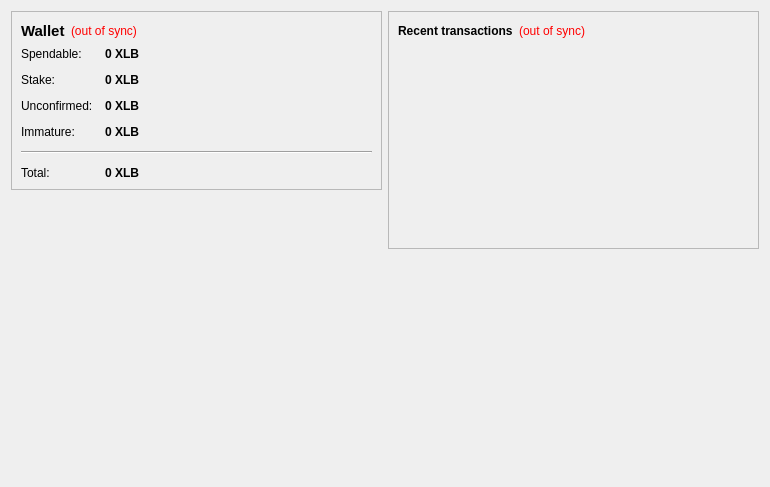
<?xml version="1.0" encoding="UTF-8"?>
<ui version="4.0">
 <class>OverviewPage</class>
 <widget class="QWidget" name="OverviewPage">
  <property name="geometry">
   <rect>
    <x>0</x>
    <y>0</y>
    <width>770</width>
    <height>487</height>
   </rect>
  </property>
  <property name="windowTitle">
   <string>Form</string>
  </property>
  <layout class="QHBoxLayout" name="horizontalLayout" stretch="1,1">
   <item>
    <layout class="QVBoxLayout" name="verticalLayout_2">
     <item>
      <widget class="QFrame" name="frame">
       <property name="frameShape">
        <enum>QFrame::StyledPanel</enum>
       </property>
       <property name="frameShadow">
        <enum>QFrame::Raised</enum>
       </property>
       <layout class="QVBoxLayout" name="verticalLayout_4">
        <item>
         <layout class="QHBoxLayout" name="horizontalLayout_4">
          <item>
           <widget class="QLabel" name="label_5">
            <property name="font">
             <font>
              <pointsize>11</pointsize>
              <weight>75</weight>
              <bold>true</bold>
             </font>
            </property>
            <property name="text">
             <string>Wallet</string>
            </property>
           </widget>
          </item>
          <item>
           <widget class="QLabel" name="labelWalletStatus">
            <property name="toolTip">
             <string>The displayed information may be out of date. Your wallet automatically synchronizes with the Libertycoin network after a connection is established, but this process has not completed yet.</string>
            </property>
            <property name="styleSheet">
             <string notr="true">QLabel { color: red; }</string>
            </property>
            <property name="text">
             <string notr="true">(out of sync)</string>
            </property>
            <property name="alignment">
             <set>Qt::AlignLeading|Qt::AlignLeft|Qt::AlignVCenter</set>
            </property>
           </widget>
          </item>
          <item>
           <spacer name="horizontalSpacer_2">
            <property name="orientation">
             <enum>Qt::Horizontal</enum>
            </property>
            <property name="sizeHint" stdset="0">
             <size>
              <width>40</width>
              <height>20</height>
             </size>
            </property>
           </spacer>
          </item>
         </layout>
        </item>
        <item>
         <layout class="QFormLayout" name="formLayout_2">
          <property name="fieldGrowthPolicy">
           <enum>QFormLayout::AllNonFixedFieldsGrow</enum>
          </property>
          <property name="horizontalSpacing">
           <number>12</number>
          </property>
          <property name="verticalSpacing">
           <number>12</number>
          </property>
          <item row="0" column="0">
           <widget class="QLabel" name="label">
            <property name="text">
             <string>Spendable:</string>
            </property>
           </widget>
          </item>
          <item row="0" column="1">
           <widget class="QLabel" name="labelBalance">
            <property name="font">
             <font>
              <weight>75</weight>
              <bold>true</bold>
             </font>
            </property>
            <property name="cursor">
             <cursorShape>IBeamCursor</cursorShape>
            </property>
            <property name="toolTip">
             <string>Your current spendable balance</string>
            </property>
            <property name="text">
             <string notr="true">0 XLB</string>
            </property>
            <property name="textInteractionFlags">
             <set>Qt::LinksAccessibleByMouse|Qt::TextSelectableByKeyboard|Qt::TextSelectableByMouse</set>
            </property>
           </widget>
          </item>
          <item row="1" column="0">
           <widget class="QLabel" name="label_6">
            <property name="text">
             <string>Stake:</string>
            </property>
           </widget>
          </item>
          <item row="1" column="1">
           <widget class="QLabel" name="labelStake">
            <property name="font">
             <font>
              <weight>75</weight>
              <bold>true</bold>
             </font>
            </property>
            <property name="cursor">
             <cursorShape>IBeamCursor</cursorShape>
            </property>
            <property name="toolTip">
             <string>Total of coins that was staked, and do not yet count toward the current balance</string>
            </property>
            <property name="text">
             <string notr="true">0 XLB</string>
            </property>
            <property name="textInteractionFlags">
             <set>Qt::LinksAccessibleByMouse|Qt::TextSelectableByKeyboard|Qt::TextSelectableByMouse</set>
            </property>
           </widget>
          </item>
          <item row="2" column="0">
           <widget class="QLabel" name="label_3">
            <property name="text">
             <string>Unconfirmed:</string>
            </property>
           </widget>
          </item>
          <item row="2" column="1">
           <widget class="QLabel" name="labelUnconfirmed">
            <property name="font">
             <font>
              <weight>75</weight>
              <bold>true</bold>
             </font>
            </property>
            <property name="cursor">
             <cursorShape>IBeamCursor</cursorShape>
            </property>
            <property name="toolTip">
             <string>Total of transactions that have yet to be confirmed, and do not yet count toward the current balance</string>
            </property>
            <property name="text">
             <string notr="true">0 XLB</string>
            </property>
            <property name="textInteractionFlags">
             <set>Qt::LinksAccessibleByMouse|Qt::TextSelectableByKeyboard|Qt::TextSelectableByMouse</set>
            </property>
           </widget>
          </item>
          <item row="3" column="0">
           <widget class="QLabel" name="labelImmatureText">
            <property name="text">
             <string>Immature:</string>
            </property>
           </widget>
          </item>
          <item row="3" column="1">
           <widget class="QLabel" name="labelImmature">
            <property name="font">
             <font>
              <weight>75</weight>
              <bold>true</bold>
             </font>
            </property>
            <property name="toolTip">
             <string>Mined balance that has not yet matured</string>
            </property>
            <property name="text">
             <string notr="true">0 XLB</string>
            </property>
            <property name="textInteractionFlags">
             <set>Qt::LinksAccessibleByMouse|Qt::TextSelectableByKeyboard|Qt::TextSelectableByMouse</set>
            </property>
           </widget>
          </item>
          <item row="4" column="0" colspan="2">
           <widget class="Line" name="line">
            <property name="orientation">
             <enum>Qt::Horizontal</enum>
            </property>
           </widget>
          </item>
          <item row="5" column="0">
           <widget class="QLabel" name="labelTotalText">
            <property name="text">
             <string>Total:</string>
            </property>
           </widget>
          </item>
          <item row="5" column="1">
           <widget class="QLabel" name="labelTotal">
            <property name="font">
             <font>
              <weight>75</weight>
              <bold>true</bold>
             </font>
            </property>
            <property name="cursor">
             <cursorShape>IBeamCursor</cursorShape>
            </property>
            <property name="toolTip">
             <string>Your current total balance</string>
            </property>
            <property name="text">
             <string notr="true">0 XLB</string>
            </property>
            <property name="textInteractionFlags">
             <set>Qt::LinksAccessibleByMouse|Qt::TextSelectableByKeyboard|Qt::TextSelectableByMouse</set>
            </property>
           </widget>
          </item>
         </layout>
        </item>
       </layout>
      </widget>
     </item>
     <item>
      <spacer name="verticalSpacer">
       <property name="orientation">
        <enum>Qt::Vertical</enum>
       </property>
       <property name="sizeHint" stdset="0">
        <size>
         <width>20</width>
         <height>40</height>
        </size>
       </property>
      </spacer>
     </item>
     <item>
      <widget class="QLabel" name="label_2">
       <property name="autoFillBackground">
        <bool>true</bool>
       </property>
       <property name="text">
        <string/>
       </property>
       <property name="pixmap">
        <pixmap resource="../bitcoin.qrc">:/icons/drmbg</pixmap>
       </property>
       <property name="scaledContents">
        <bool>false</bool>
       </property>
       <property name="margin">
        <number>0</number>
       </property>
      </widget>
     </item>
    </layout>
   </item>
   <item>
    <layout class="QVBoxLayout" name="verticalLayout_3">
     <item>
      <widget class="QFrame" name="frame_2">
       <property name="frameShape">
        <enum>QFrame::StyledPanel</enum>
       </property>
       <property name="frameShadow">
        <enum>QFrame::Raised</enum>
       </property>
       <layout class="QVBoxLayout" name="verticalLayout">
        <item>
         <layout class="QHBoxLayout" name="horizontalLayout_2">
          <item>
           <widget class="QLabel" name="label_4">
            <property name="text">
             <string>&lt;b&gt;Recent transactions&lt;/b&gt;</string>
            </property>
           </widget>
          </item>
          <item>
           <widget class="QLabel" name="labelTransactionsStatus">
            <property name="toolTip">
             <string>The displayed information may be out of date. Your wallet automatically synchronizes with the Libertycoin network after a connection is established, but this process has not completed yet.</string>
            </property>
            <property name="styleSheet">
             <string notr="true">QLabel { color: red; }</string>
            </property>
            <property name="text">
             <string notr="true">(out of sync)</string>
            </property>
            <property name="alignment">
             <set>Qt::AlignRight|Qt::AlignTrailing|Qt::AlignVCenter</set>
            </property>
           </widget>
          </item>
          <item>
           <spacer name="horizontalSpacer">
            <property name="orientation">
             <enum>Qt::Horizontal</enum>
            </property>
            <property name="sizeHint" stdset="0">
             <size>
              <width>40</width>
              <height>20</height>
             </size>
            </property>
           </spacer>
          </item>
         </layout>
        </item>
        <item>
         <widget class="QListView" name="listTransactions">
          <property name="styleSheet">
           <string notr="true">QListView { background: transparent; }</string>
          </property>
          <property name="frameShape">
           <enum>QFrame::NoFrame</enum>
          </property>
          <property name="verticalScrollBarPolicy">
           <enum>Qt::ScrollBarAlwaysOff</enum>
          </property>
          <property name="horizontalScrollBarPolicy">
           <enum>Qt::ScrollBarAlwaysOff</enum>
          </property>
          <property name="selectionMode">
           <enum>QAbstractItemView::NoSelection</enum>
          </property>
         </widget>
        </item>
       </layout>
      </widget>
     </item>
     <item>
      <spacer name="verticalSpacer_2">
       <property name="orientation">
        <enum>Qt::Vertical</enum>
       </property>
       <property name="sizeHint" stdset="0">
        <size>
         <width>20</width>
         <height>40</height>
        </size>
       </property>
      </spacer>
     </item>
    </layout>
   </item>
  </layout>
 </widget>
 <resources/>
 <connections/>
</ui>
